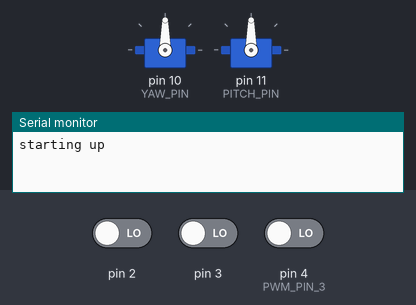
The sketch below on a simulated Arduino Uno, built with avr-gcc and run on an emulated ATmega328P. Shown: 2 × servo, the last lines printed to the serial monitor. The inputs (shaded band) are chosen by the test bench; at power-on: pin 2 LOW, pin 3 LOW, pin 4 (PWM_PIN_3) LOW.

Above: at 0.1 s.
At 1.1 s:
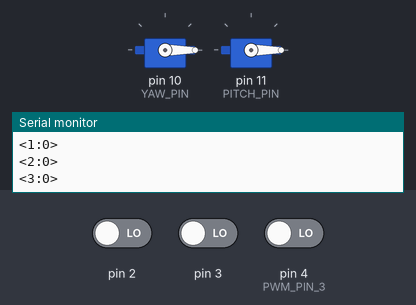
Timing chart, 0 to 2.6 s (numbered marks = the images above):
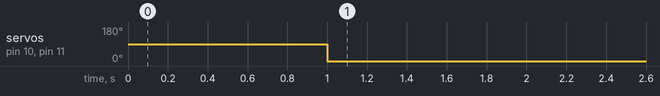

The sketch:

iocontrol.ino
```cpp
volatile int pwm_value_1 = 0;
volatile int prev_time_1 = 0;
volatile int pwm_value_2 = 0;
volatile int prev_time_2 = 0;

const byte PWM_PIN_3 = 4;
const byte YAW_PIN = 10;
const byte PITCH_PIN = 11;

volatile int pwm_value_3;

void rising_1();
void rising_2();
void falling_1();
void falling_2();

void piSerialWrite();

#include <Servo.h>

Servo Yaw;
Servo Pitch;
unsigned long previousMillis = 0;        // will store last time LED was updated

// constants won't change :
const long interval = 100;

int YawOut, PitchOut;

void setup() {
    Serial.begin(57600);

    attachInterrupt(0, rising_1, RISING);
    attachInterrupt(1, rising_2, RISING);
    Serial.println("starting up");
    pinMode(PWM_PIN_3, INPUT);

    Yaw.attach(YAW_PIN);
    Pitch.attach(PITCH_PIN);
}

void loop() {
    pwm_value_3 = pulseIn(PWM_PIN_3, HIGH);


    piSerialRead();
    piSerialRead();

    if(pwm_value_3 < 1500){
        YawOut = map(pwm_value_2,1000,2000,0,180);
        PitchOut = map(pwm_value_1,1000,2000,0,180);
    }

    Yaw.write(YawOut);
    Pitch.write(PitchOut);
/*
    Serial.print("Pitch: ");
    Serial.print(pwm_value_1);
    Serial.print(" Yaw: ");
    Serial.print(pwm_value_2);
    Serial.print(" Enable: ");
    Serial.print(pwm_value_3);
    Serial.print(" PitchOut: ");
    Serial.print(PitchOut);
    Serial.print(" YawOut: ");
    Serial.print(YawOut);
    Serial.print("\n\r");
    */
    unsigned long currentMillis = millis();
    if (currentMillis - previousMillis >= interval) {
        // save the last time you blinked the LED
        previousMillis = currentMillis;
        piSerialWrite();
    }

  }

void piSerialWrite()
{
    Serial.write("<");
    Serial.write("1:");
    Serial.print(pwm_value_1);
    Serial.println(">");
    Serial.write("<");
    Serial.write("2:");
    Serial.print(pwm_value_2);
    Serial.println(">");
    Serial.write("<");
    Serial.write("3:");
    Serial.print(pwm_value_3);
    Serial.println(">");
}

void piSerialRead()
{
    char buffer[10];
    char c;
    bool endfound = false;

    while(Serial.available() > 0 && !endfound) {
        c = Serial.read();
        if( c == '<'){
            for(int n = 0; n < 7; n++){
                c = Serial.read();
                buffer[n] = c;
            }
            endfound = true;
        }
    }

    if(buffer[6] == '>'){ //then we got a complete command
        if(buffer[0] == '1'){
            char numberext[5] = {buffer[2], buffer[3], buffer[4], buffer[5], '\0'};
            int i;
            PitchOut = map(atoi(numberext),1000,2000,0,180);
        }
        else if(buffer[0] == '2'){
            char numberext[5] = {buffer[2], buffer[3], buffer[4], buffer[5], '\0'};
            int i;
            YawOut = map(atoi(numberext),1000,2000,0,180);
        }
    }
}


void rising_1() {
    attachInterrupt(0, falling_1, FALLING);
    prev_time_1 = micros();
}

void rising_2() {
    attachInterrupt(1, falling_2, FALLING);
    prev_time_2 = micros();
}

void falling_1() {
    attachInterrupt(0, rising_1, RISING);
    pwm_value_1 = micros()-prev_time_1;
}

void falling_2() {
    attachInterrupt(1, rising_2, RISING);
    pwm_value_2 = micros()-prev_time_2;
}
```

Measured:
- by itself, servo on pin 10 (YAW_PIN), servo on pin 11 (PITCH_PIN): 90° → 0° at 1.0 s
